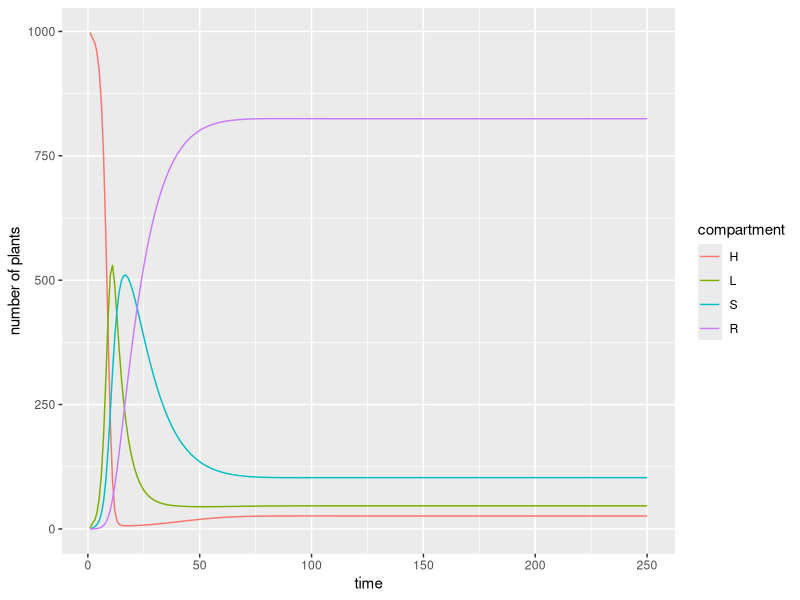
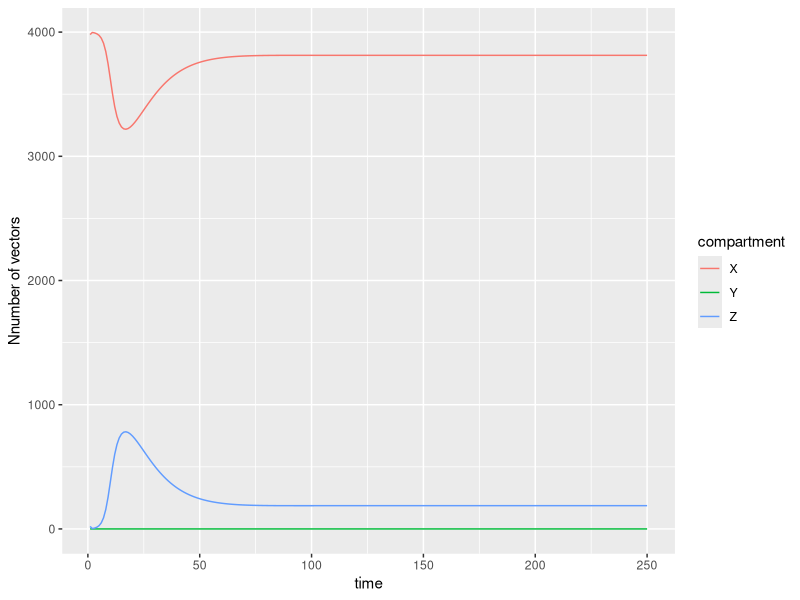

Recreate these plots in R, in order.

#####################################################
##### RECREATION OF MODEL BY MADDEN ET AL. 2000 #####
#####################################################

rm(list=ls())

#packages
library(deSolve)
library(ggplot2)
library(reshape2)
library(dplyr)

# define K
K = 1000 # plant population size

# INITIAL STATES
#PLANTS
L <- 0.002 * K # number of latently infected plants
S <- 0 # number of infectious plants
R <- 0 # number of removed plants
H <- K - L - S - R # number of healthy plants

#VECTORS
P <- K * 4 # total number of vectors
Y <- 0 # number of insects in the latent stage
Z <- 0.005 * P # number of infective insects
X <- P - Y - Z # number of virus-free insects

init_states <- c(H = H,
                 L = L,
                 S = S,
                 R = R,
                 X = X,
                 Y = Y,
                 Z = Z)


# PARAMETERS
phi <- 2 # plants visited per day by an insect
alpha <- 0.2

init_parms <- c(
K = K, # plant population size
phi = phi, # plants visited per day by an insect
T = 0.5/phi, # time feeding/probing per plant visit
k1 = 1/0.021, # inoculation rate by vector (set to NPT virus, equiv to 0.5hr)
k2 = 1/5, # rate of moving through latent period of virus in plant (equiv of 5 day latent period)
k3 = 1/12.5, # rate of moving through infectious period (equiv of 12.5 day infectious period)
beta = 0.01, # plant mortality + replanting rate
lamda = 1/0.021, # rate of acquisition of virus by vector (set to NPT virus, equiv to 0.5hr)
eta = 99999999999, # rate of moving through latent state in vector (set to NPT virus, no latent stage)
tau = 1/0.25, # rate of moving through infectious state in vector (set to NPT virus, equiv to 6hr)
v_t = alpha * (X+Y+Z), # birth rate of vectors per day within field
Ex = 0, # emigration rate for healthy insects
Ey = 0, # emigration rate for latent state insects
Ez = 0, # emigration rate for infective insects
Ix = 0, # immigration rate for healthy insects
Iy = 0, # immigration rate for latent state insects
Iz = 0, # immigration rate for infective insects
q = 0, # probability of vector offspring being viliferous (set to NPT virus)
alpha = alpha # vector population mortality rate
)


#time frame
times <- 1:250

madden_ode_func <- function(times, y, par) {
  
  a <- 1 - exp(-par[["lamda"]] * par[["T"]]) # probability of vector acquisition of virus from an infected plant per visit
  b <- 1 - exp(-par[["k1"]] * par[["T"]]) # probability of inoculation of a plant by an infective vector per visit
  
  # plant equations
  replanting <- par[["beta"]] * (par[["K"]] - y[["H"]])
  L_death <- par[["beta"]] * y[["L"]]
  S_death <- par[["beta"]] * y[["S"]]
  R_death <- par[["beta"]] * y[["R"]]
  
  become_infected <- par[["phi"]] * b * y[["Z"]] * y[["H"]] / par[["K"]]
  become_infectious <- par[["k2"]] * y[["L"]]
  recover <- par[["k3"]] * y[["S"]]
  
  dH <- replanting - become_infected
  dL <- become_infected - L_death - become_infectious
  dS <- become_infectious - S_death - recover
  dR <- recover - R_death

  # dH <- par[["beta"]] * (par[["K"]] - y[["H"]]) - par[["phi"]] * b * y[["Z"]] * y[["H"]] / par[["K"]]
  # dL <- par[["phi"]] * b * y[["Z"]] * y[["H"]] / par[["K"]] - (par[["k2"]] + par[["beta"]]) * y[["L"]]
  # dS <- par[["k2"]] * y[["L"]] - (par[["k3"]] + par[["beta"]]) * y[["S"]]
  # dR <- par[["k3"]] * y[["S"]] - par[["beta"]] * y[["R"]]

  # vector equations
  # birth and death
  birth <- par[["v_t"]]
  born_infective <- par[["v_t"]] * par[["q"]] * (y[["Z"]] / (y[["X"]] + y[["Y"]] + y[["Z"]]))
  death_X <- par[["alpha"]] * y[["X"]]
  death_Y <- par[["alpha"]] * y[["Y"]]
  death_Z <- par[["alpha"]] * y[["Z"]]
  
  # migration
  immigration_X <- par[["Ix"]]
  immigration_Y <- par[["Iy"]]
  immigration_Z <- par[["Iz"]]
  emigration_X <- par[["Ex"]] * y[["X"]]
  emigration_Y <- par[["Ey"]] * y[["Y"]]
  emigration_Z <- par[["Ez"]] * y[["Z"]]
  
  # virus
  acquisition <- par[["phi"]] * a * y[["S"]] * y[["X"]] / par[["K"]]
  become_infective <- par[["eta"]] * y[["Y"]]
  stop_being_infective <- par[["tau"]] * y[["Z"]]

  dX <- birth - born_infective - death_X + immigration_X - emigration_X - acquisition + stop_being_infective
  dY <- acquisition - become_infective + immigration_Y - emigration_Y - death_Y
  dZ <- become_infective - stop_being_infective + immigration_Z - emigration_Z + born_infective - death_Z

  # dX <- par[["v_t"]] - par[["v_t"]] * par[["q"]] * (y[["Z"]] / (y[["X"]] + y[["Y"]] + y[["Z"]])) + par[["tau"]] * y[["Z"]] +
  #   par[["Ix"]] - par[["Ex"]] * y[["X"]] - par[["alpha"]] * y[["X"]] - par[["phi"]] * a * y[["S"]] * y[["X"]] / par[["K"]]
  # dY <- par[["phi"]] * a * y[["S"]] * y[["X"]] / par[["K"]] + par[["Iy"]] - par[["Ey"]] * y[["Y"]] - par[["alpha"]] * y[["Y"]] -
  #   par[["eta"]] * y[["Y"]]
  # dZ <- par[["eta"]] * y[["Y"]] - par[["tau"]] * y[["Z"]] + par[["Iz"]] - par[["Ez"]] * y[["Z"]] +
  #   par[["v_t"]] * par[["q"]] * (y[["Z"]] / (y[["X"]] + y[["Y"]] + y[["Z"]])) - par[["alpha"]] * y[["Z"]]

  
  return(list(c(dH, dL, dS, dR, dX, dY, dZ)))
} 

trajectory <- data.frame(ode(y = init_states, 
                             times = times, 
                             parms = init_parms, 
                             func = madden_ode_func))

trajectory_long <- reshape2::melt(trajectory, id.vars="time")
names(trajectory_long) <- c("time", "compartment", "number")
  
plant_trajec <- ggplot(data=trajectory_long %>% filter(compartment == "H" |
                                              compartment == "L" |
                                              compartment == "S" |
                                              compartment == "R"), 
                       aes(x = time, y = number, col = compartment)) +
  geom_line() +
  labs(y = "number of plants")
plant_trajec

vector_trajectory <- ggplot(data=trajectory_long %>% filter(compartment == "X" |
                                                             compartment == "Y" |
                                                             compartment == "Z"), 
                            aes(x = time, y = number, col = compartment)) +
  geom_line() +
  labs(y = "Nnumber of vectors")
vector_trajectory
